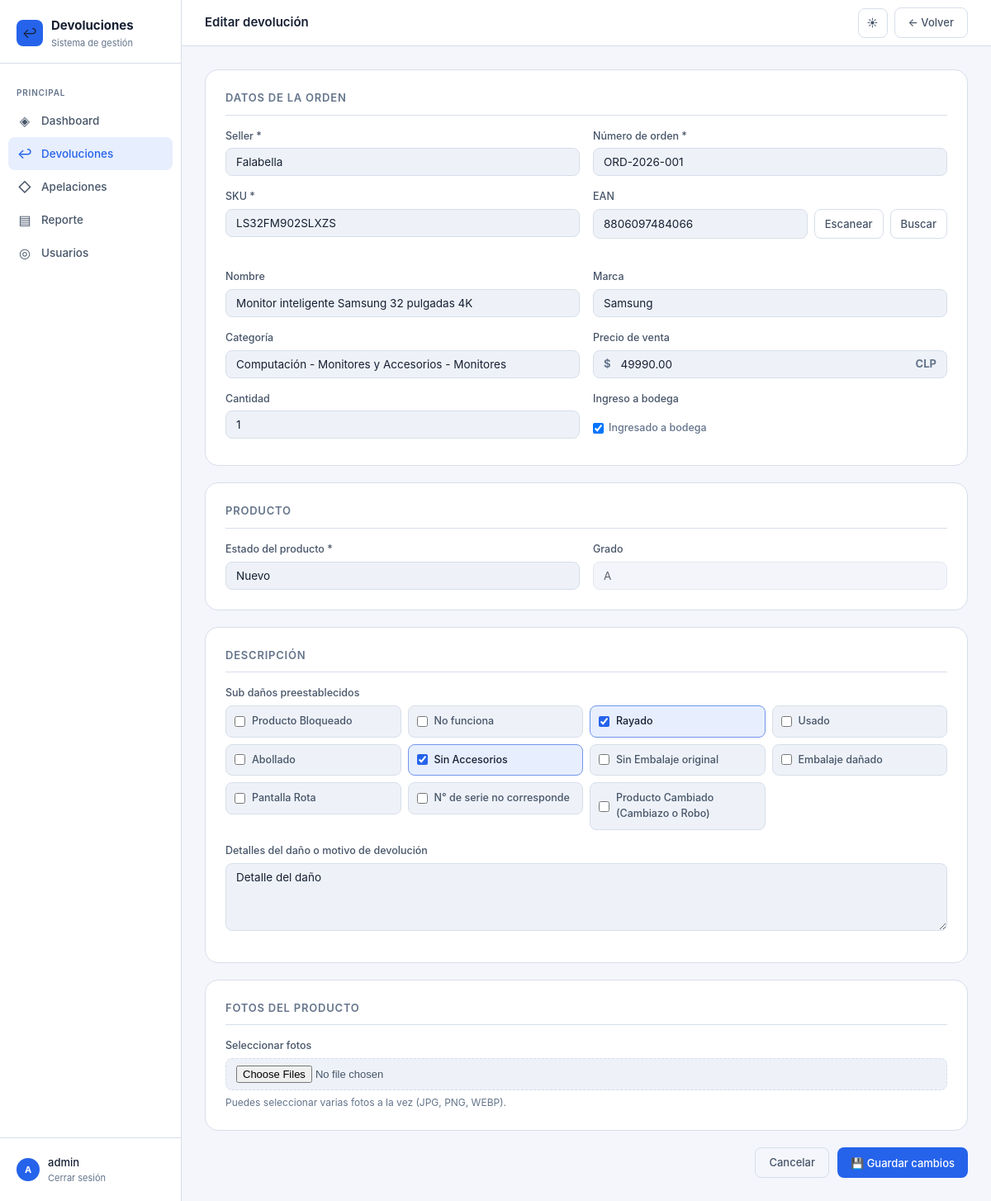
Page /423/editar/ (signed in) on the committed database.
### returns/models.py (models this page shows, shortened)
class Return(models.Model):
    SELLER_CHOICES = [
        ('falabella', 'Falabella'),
        ('ripley', 'Ripley'),
        ('mercado_libre', 'Mercado Libre'),
        ('paris', 'Paris'),
        ('walmart', 'Walmart'),
        ('shopify', 'Shopify'),
    ]
    ESTADO_CHOICES = [
        ('recibido', 'Recibido'),
        ('en_revision', 'En revisión'),
        ('aprobado', 'Aprobado'),
        ('rechazado', 'Rechazado'),
        ('reembolsado', 'Reembolsado'),
        ('cerrado', 'Cerrado'),
    ]
    CONDICION_CHOICES = [
        ('nuevo', 'Nuevo'),
        ('caja_danada', 'Caja Dañada'),
        ('danado', 'Dañado'),
        ('dano_estetico', 'Daño Estetico'),
        ('extraviado', 'Extraviado'),
    ]
    GRADO_CHOICES = [
        ('A', 'A'),
        ('C', 'C'),
        ('D', 'D'),
        ('E', 'Extraviado'),
    ]
    SUB_DANO_CHOICES = [
        ('producto_bloqueado', 'Producto Bloqueado'),
        ('no_funciona', 'No funciona'),
        ('rayado', 'Rayado'),
        ('usado', 'Usado'),
        ('abollado', 'Abollado'),
        ('sin_accesorios', 'Sin Accesorios'),
        ('sin_embalaje_original', 'Sin Embalaje original'),
        ('embalaje_danado', 'Embalaje dañado'),
        ('pantalla_rota', 'Pantalla Rota'),
        ('numero_serie_no_corresponde', 'N° de serie no corresponde'),
        ('producto_cambiado', 'Producto Cambiado (Cambiazo o Robo)'),
    ]
    fecha_ingreso = models.DateField(auto_now_add=True)
    fecha_actualizacion = models.DateTimeField(auto_now=True)
    seller = models.CharField(max_length=50, choices=SELLER_CHOICES, verbose_name='Seller')
    numero_orden = models.CharField(max_length=100, unique=True, verbose_name='Número de orden')
    sku = models.CharField(max_length=100, verbose_name='SKU')
    ean = models.CharField(max_length=50, blank=True, verbose_name='EAN')
    producto_nombre = models.CharField(max_length=300, verbose_name='Nombre del producto', blank=True)
    marca = models.CharField(max_length=150, blank=True, verbose_name='Marca')
    categoria = models.CharField(max_length=150, blank=True, verbose_name='Categoría')
    precio_venta = models.DecimalField(max_digits=10, decimal_places=2, null=True, blank=True, validators=[MinValueValidator(0)], verbose_name='Precio de venta')
    cantidad = models.PositiveIntegerField(default=1, validators=[MinValueValidator(1)], verbose_name='Cantidad')
    ingresado_bodega = models.BooleanField(default=False, verbose_name='Ingresado a bodega')
    estado = models.CharField(max_length=20, choices=ESTADO_CHOICES, default='recibido', verbose_name='Estado')
    condicion_producto = models.CharField(max_length=20, choices=CONDICION_CHOICES, default='nuevo', verbose_name='Estado del producto')
    grado = models.CharField(max_length=1, choices=GRADO_CHOICES, default='A', verbose_name='Grado')
    sub_danos = models.JSONField(default=list, blank=True, verbose_name='Sub daños')
    detalles_dano = models.TextField(blank=True, verbose_name='Detalles del daño')
    notas_internas = models.TextField(blank=True, verbose_name='Notas internas')
    creado_por = models.ForeignKey(User, on_delete=models.SET_NULL, null=True, related_name='devoluciones_creadas')
    class Meta:
        verbose_name = 'Devolución'
        verbose_name_plural = 'Devoluciones'
        ordering = ['-fecha_ingreso', '-id']
    @classmethod
    def grado_for_condicion(cls, condicion_producto):
        grados = {
            'nuevo': 'A',
            'caja_danada': 'C',
            'danado': 'D',
            'dano_estetico': 'C',
            'extraviado': 'E',
        }
        return grados.get(condicion_producto, 'A')

### returns/views.py (the view)
# urls.py: path('<int:pk>/editar/', views.return_edit, name='return_edit'),
@login_required
def return_edit(request, pk):
    devolucion = get_object_or_404(Return, pk=pk)
    if request.method == 'POST':
        form = ReturnForm(request.POST, instance=devolucion)
        delete_photo_ids = request.POST.getlist('delete_photos')
        photo_form = ReturnPhotoUploadForm(request.POST, request.FILES)
        if form.is_valid() and photo_form.is_valid():
            form.save()
            devolucion.fotos.filter(pk__in=delete_photo_ids).delete()
            for foto in photo_form.cleaned_data['fotos']:
                ReturnPhoto.objects.create(devolucion=devolucion, foto=foto)
            messages.success(request, 'Devolución actualizada correctamente.')
            return redirect('return_detail', pk=devolucion.pk)
    else:
        form = ReturnForm(instance=devolucion)
        photo_form = ReturnPhotoUploadForm()
    return render(request, 'returns/return_form.html', {
        'form': form,
        'photo_form': photo_form,
        'action': 'Editar',
        'devolucion': devolucion,
    })

### returns/forms.py
class ReturnPhotoUploadForm(forms.Form):
    fotos = MultipleImageField(
        label='Fotos',
        required=False,
        widget=MultipleFileInput(attrs={
            'class': 'form-file',
            'accept': 'image/*',
            'multiple': True,
        }),
    )

### returns/models.py (called while the page is built)
    @classmethod
    def load(cls):
        config, _ = cls.objects.get_or_create(pk=1)
        return config

### templates/returns/return_form.html (shortened to what this page needs)
{% extends 'returns/base.html' %}
{% block topbar_title %}{{ action }} devolución{% endblock %}
{% block topbar_actions %}
  <a href="{% url 'returns_dashboard' %}" class="btn btn-ghost">← Volver</a>
{% endblock %}
{% block content %}
{% url 'returns_dashboard' as dashboard_url %}
{% if action == 'Editar' %}
  {% url 'return_edit' devolucion.pk as form_action_url %}
  {% include 'returns/_return_form.html' with form=form photo_form=photo_form action_url=form_action_url submit_label='💾 Guardar cambios' cancel_href=dashboard_url %}
{% else %}
  {% url 'return_create' as form_action_url %}
{% endif %}
{% endblock %}

### templates/returns/base.html (shortened to what this page needs)
<!DOCTYPE html>
<html lang="es">
<head>
</head>
<body>
{% if user.is_authenticated %}
<div class="layout">
  <aside class="sidebar">
    <div class="sidebar-logo">
      <div class="logo-mark">
        <div class="logo-icon">↩</div>
        <div>
          <div class="logo-text">Devoluciones</div>
          <div class="logo-sub">Sistema de gestión</div>
        </div>
      </div>
    </div>
    <nav class="sidebar-nav">
      <div class="nav-label">Principal</div>
      <a href="{% url 'dashboard' %}" class="nav-link {% if request.resolver_match.url_name == 'dashboard' %}active{% endif %}">
        <span class="nav-icon">◈</span> Dashboard
      </a>
      <a href="{% url 'returns_dashboard' %}" class="nav-link {% if request.resolver_match.url_name == 'returns_dashboard' or request.resolver_match.url_name == 'return_detail' or request.resolver_match.url_name == 'return_edit' or request.resolver_match.url_name == 'return_delete' %}active{% endif %}">
        <span class="nav-icon">↩</span> Devoluciones
      </a>
      <a href="{% url 'appeals_dashboard' %}" class="nav-link ">
        <span class="nav-icon">◇</span> Apelaciones
      </a>
      <a href="{% url 'report_dashboard' %}" class="nav-link {% if request.resolver_match.url_name == 'report_dashboard' %}active{% endif %}">
        <span class="nav-icon">▤</span> Reporte
      </a>
      {% if user.is_staff %}
      <a href="{% url 'users_dashboard' %}" class="nav-link ">
        <span class="nav-icon">◎</span> Usuarios
      </a>
      {% endif %}
    </nav>
    <div class="sidebar-footer">
      <div class="user-info">
        <div class="user-avatar">{{ user.username|first|upper }}</div>
        <div>
          <div class="user-name">{{ user.username }}</div>
          <a href="{% url 'logout' %}" class="logout-link">Cerrar sesión</a>
        </div>
      </div>
    </div>
  </aside>
  <main class="main">
    <div class="topbar">
      <div class="topbar-title">{% block topbar_title %}{% endblock %}</div>
      <div class="topbar-tools">
        <button type="button" class="btn btn-ghost theme-toggle" data-theme-toggle title="Cambiar tema" aria-label="Cambiar tema">
          <span class="theme-icon-light" aria-hidden="true">☀</span>
        </button>
        <div class="topbar-actions">{% block topbar_actions %}{% endblock %}</div>
      </div>
    </div>
    <div class="content">
      {% block content %}{% endblock %}
    </div>
  </main>
</div>
{% else %}
  {% block full_page %}{% endblock %}
{% endif %}
</body>
</html>

### templates/returns/_return_form.html (shortened to what this page needs)
<form method="post" enctype="multipart/form-data" action="{{ action_url }}" data-product-lookup-url="{% url 'product_lookup_by_ean' %}">
  <div class="form-card">
    <div class="form-section-title">Datos de la orden</div>
    <div class="form-grid">
      <div class="form-group">
        <label>Seller *</label>
        {{ form.seller }}
      </div>
      <div class="form-group">
        <label>Número de orden *</label>
        {{ form.numero_orden }}
      </div>
      <div class="form-group">
        <label>SKU *</label>
        {{ form.sku }}
      </div>
      <div class="form-group">
        <label>EAN</label>
        <div class="input-action">
          {{ form.ean }}
          <button type="button" class="btn btn-ghost btn-scan-ean" data-scan-ean>Escanear</button>
          <button type="button" class="btn btn-ghost btn-scan-ean" data-lookup-product>Buscar</button>
        </div>
        <div class="scan-status" data-product-status></div>
      </div>
      <div class="form-group">
        <label>Nombre</label>
        {{ form.producto_nombre }}
      </div>
      <div class="form-group">
        <label>Marca</label>
        {{ form.marca }}
      </div>
      <div class="form-group">
        <label>Categoría</label>
        {{ form.categoria }}
      </div>
      <div class="form-group">
        <label>Precio de venta</label>
        <div class="money-input">
          <span>$</span>
          {{ form.precio_venta }}
          <em>CLP</em>
        </div>
      </div>
      <div class="form-group">
        <label>Cantidad</label>
        {{ form.cantidad }}
      </div>
      <div class="form-group">
        <label>Ingreso a bodega</label>
        <label class="checkbox-label" style="min-height:42px">
          {{ form.ingresado_bodega }}
          Ingresado a bodega
        </label>
      </div>
    </div>
  </div>
  <div class="form-card">
    <div class="form-section-title">Producto</div>
    <div class="form-grid">
      <div class="form-group">
        <label>Estado del producto *</label>
        {{ form.condicion_producto }}
      </div>
      <div class="form-group">
        <label>Grado</label>
        {{ form.grado }}
      </div>
    </div>
  </div>
  <div class="form-card">
    <div class="form-section-title">Descripción</div>
    <div class="form-group" style="margin-bottom:16px">
      <label>Sub daños preestablecidos</label>
      <div class="checkbox-grid">
        {{ form.sub_danos }}
      </div>
    </div>
    <div class="form-group" style="margin-bottom:14px">
      <label>Detalles del daño o motivo de devolución</label>
      {{ form.detalles_dano }}
    </div>
  </div>
  <div class="form-card">
    <div class="form-section-title">Fotos del producto</div>
    <div class="form-group">
      <label for="{{ photo_form.fotos.id_for_label }}">Seleccionar fotos</label>
      {{ photo_form.fotos }}
    </div>
    <p style="font-size:12px;color:var(--text-muted);margin-top:6px">Puedes seleccionar varias fotos a la vez (JPG, PNG, WEBP).</p>
  </div>
  <div class="action-row">
    {% if cancel_href %}
    <a href="{{ cancel_href }}" class="btn btn-ghost">Cancelar</a>
    {% else %}
    <button type="button" class="btn btn-ghost" data-modal-close>Cancelar</button>
    {% endif %}
    <button type="submit" class="btn btn-primary">
      {{ submit_label }}
    </button>
  </div>
</form>

### rows in the picture
Return: seller "Falabella", numero_orden "ORD-2026-001", sku "LS32FM902SLXZS", ean "8806097484066", producto_nombre "Monitor inteligente Samsung 32 pulgadas 4K", marca "Samsung", categoria "Computación - Monitores y Accesorios - Monitores", precio_venta "49990.00", cantidad "1", ingresado_bodega "☑", condicion_producto "Nuevo", grado "A", sub_danos "☐ ☐ ☑ ☐ ☐ ☑ ☐ ☐ ☐ ☐ ☐", detalles_dano "Detalle del daño"

### other values in the picture
{{ user.username|first|upper }} "A"
{{ user.username }} "admin"
{{ action }} "Editar"
{{ submit_label }} "💾 Guardar cambios"
